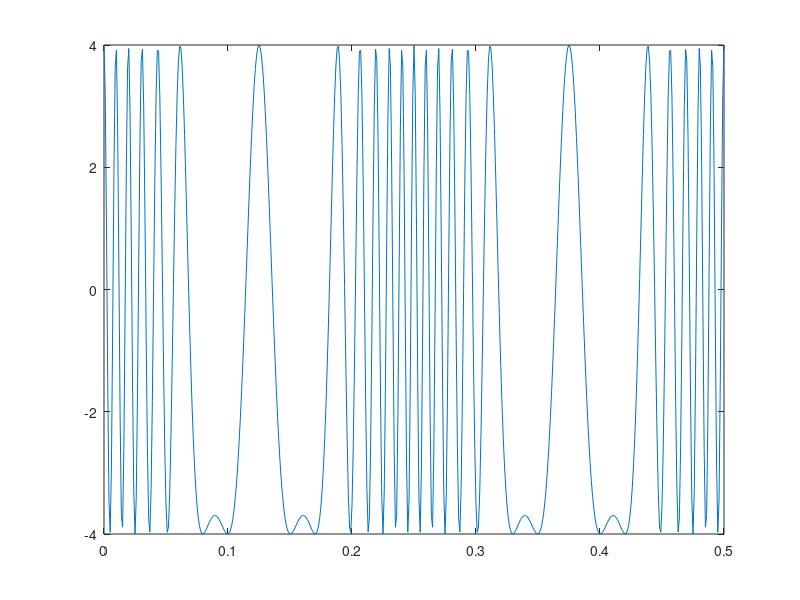

Write the MATLAB code that produced this figure.
clear all;
clc;

t=0:0.001:0.5;
m=4*cos(2*pi*4*t);
c=4*cos(2*pi*40*t);
s=4*cos(2*pi*40*t+16*sin(2*pi*4*t));
plot(t,s);